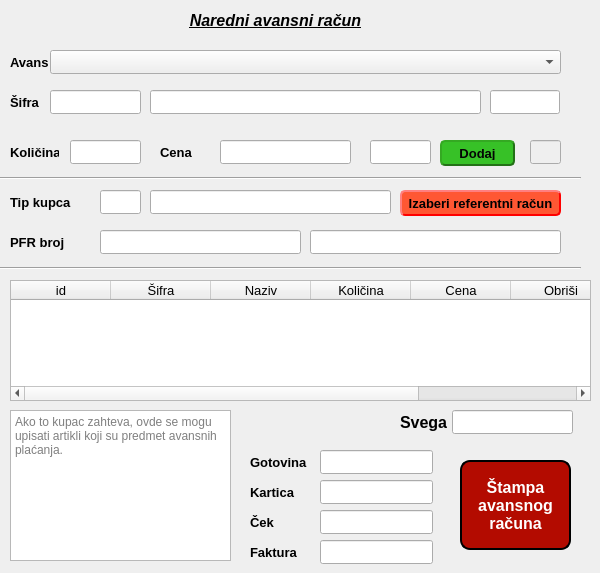
    <widget class="QWidget" name="naredniRN">
     <widget class="QLabel" name="label_3">
      <property name="geometry">
       <rect>
        <x>160</x>
        <y>10</y>
        <width>231</width>
        <height>21</height>
       </rect>
      </property>
      <property name="font">
       <font>
        <pointsize>12</pointsize>
        <italic>true</italic>
        <bold>true</bold>
        <underline>true</underline>
       </font>
      </property>
      <property name="text">
       <string>Naredni avansni račun</string>
      </property>
      <property name="alignment">
       <set>Qt::AlignCenter</set>
      </property>
     </widget>
     <widget class="QLineEdit" name="stopaEdit_2">
      <property name="geometry">
       <rect>
        <x>370</x>
        <y>140</y>
        <width>61</width>
        <height>24</height>
       </rect>
      </property>
      <property name="font">
       <font>
        <pointsize>10</pointsize>
       </font>
      </property>
      <property name="readOnly">
       <bool>true</bool>
      </property>
     </widget>
     <widget class="QLabel" name="label_16">
      <property name="geometry">
       <rect>
        <x>10</x>
        <y>50</y>
        <width>41</width>
        <height>24</height>
       </rect>
      </property>
      <property name="font">
       <font>
        <pointsize>10</pointsize>
        <bold>true</bold>
       </font>
      </property>
      <property name="text">
       <string>Avans</string>
      </property>
     </widget>
     <widget class="QLineEdit" name="sifraEdit_2">
      <property name="geometry">
       <rect>
        <x>50</x>
        <y>90</y>
        <width>91</width>
        <height>24</height>
       </rect>
      </property>
      <property name="font">
       <font>
        <pointsize>10</pointsize>
       </font>
      </property>
      <property name="readOnly">
       <bool>true</bool>
      </property>
     </widget>
     <widget class="QLabel" name="label_17">
      <property name="geometry">
       <rect>
        <x>10</x>
        <y>90</y>
        <width>41</width>
        <height>24</height>
       </rect>
      </property>
      <property name="font">
       <font>
        <pointsize>10</pointsize>
        <bold>true</bold>
       </font>
      </property>
      <property name="text">
       <string>Šifra</string>
      </property>
     </widget>
     <widget class="QLineEdit" name="slovoEdit_2">
      <property name="enabled">
       <bool>false</bool>
      </property>
      <property name="geometry">
       <rect>
        <x>530</x>
        <y>140</y>
        <width>31</width>
        <height>24</height>
       </rect>
      </property>
      <property name="font">
       <font>
        <pointsize>10</pointsize>
       </font>
      </property>
      <property name="readOnly">
       <bool>true</bool>
      </property>
     </widget>
     <widget class="QLabel" name="label_18">
      <property name="geometry">
       <rect>
        <x>160</x>
        <y>140</y>
        <width>49</width>
        <height>24</height>
       </rect>
      </property>
      <property name="font">
       <font>
        <pointsize>10</pointsize>
        <bold>true</bold>
       </font>
      </property>
      <property name="text">
       <string>Cena</string>
      </property>
     </widget>
     <widget class="QLineEdit" name="nazivEdit_2">
      <property name="geometry">
       <rect>
        <x>150</x>
        <y>90</y>
        <width>331</width>
        <height>24</height>
       </rect>
      </property>
      <property name="font">
       <font>
        <pointsize>10</pointsize>
       </font>
      </property>
      <property name="readOnly">
       <bool>true</bool>
      </property>
     </widget>
     <widget class="QLabel" name="label_19">
      <property name="geometry">
       <rect>
        <x>10</x>
        <y>140</y>
        <width>49</width>
        <height>24</height>
       </rect>
      </property>
      <property name="font">
       <font>
        <pointsize>10</pointsize>
        <bold>true</bold>
       </font>
      </property>
      <property name="text">
       <string>Količina</string>
      </property>
     </widget>
     <widget class="QComboBox" name="comboAvans_2">
      <property name="geometry">
       <rect>
        <x>50</x>
        <y>50</y>
        <width>511</width>
        <height>24</height>
       </rect>
      </property>
      <property name="font">
       <font>
        <pointsize>10</pointsize>
        <bold>true</bold>
       </font>
      </property>
      <property name="styleSheet">
       <string notr="true"/>
      </property>
      <property name="placeholderText">
       <string>Izaberite vrstu uplaćenog avansa</string>
      </property>
      <item>
       <property name="text">
        <string/>
       </property>
      </item>
      <item>
       <property name="text">
        <string>10:avans  Iznos avansa po PDV stopi od 20%</string>
       </property>
      </item>
      <item>
       <property name="text">
        <string>11:avans  Iznos avansa po PDV stopi od 10% </string>
       </property>
      </item>
      <item>
       <property name="text">
        <string>12:avans  Iznos avansa za promet oslobođen PDV</string>
       </property>
      </item>
      <item>
       <property name="text">
        <string>13:avans  Iznos avansa za obveznike koji nisu u sistemu PDV-a</string>
       </property>
      </item>
     </widget>
     <widget class="Line" name="line_3">
      <property name="geometry">
       <rect>
        <x>0</x>
        <y>170</y>
        <width>581</width>
        <height>16</height>
       </rect>
      </property>
      <property name="orientation">
       <enum>Qt::Horizontal</enum>
      </property>
     </widget>
     <widget class="QLineEdit" name="jmEdit_2">
      <property name="geometry">
       <rect>
        <x>490</x>
        <y>90</y>
        <width>70</width>
        <height>24</height>
       </rect>
      </property>
      <property name="font">
       <font>
        <pointsize>10</pointsize>
       </font>
      </property>
      <property name="readOnly">
       <bool>true</bool>
      </property>
     </widget>
     <widget class="QLineEdit" name="kolicinaEdit_2">
      <property name="geometry">
       <rect>
        <x>70</x>
        <y>140</y>
        <width>71</width>
        <height>24</height>
       </rect>
      </property>
      <property name="font">
       <font>
        <pointsize>10</pointsize>
       </font>
      </property>
      <property name="readOnly">
       <bool>true</bool>
      </property>
     </widget>
     <widget class="QPushButton" name="dodajBtn_2">
      <property name="geometry">
       <rect>
        <x>440</x>
        <y>140</y>
        <width>75</width>
        <height>26</height>
       </rect>
      </property>
      <property name="font">
       <font>
        <pointsize>10</pointsize>
        <bold>true</bold>
       </font>
      </property>
      <property name="styleSheet">
       <string notr="true">QPushButton#dodajBtn_2 {
	background-color: #37c127;
	color: rgb(4, 4, 4);
    border-style:outset;
	border-width:2px;
	border-radius:5px;
	border-color:#237117;
	padding:4px;
}
QPushButton#dodajBtn_2:hover {
    background-color: #45e72f; 
}
QPushButton#dodajBtn_2:pressed {
    background-color:#319e20; 
}</string>
      </property>
      <property name="text">
       <string>Dodaj</string>
      </property>
     </widget>
     <widget class="QLineEdit" name="cenaEdit_2">
      <property name="geometry">
       <rect>
        <x>220</x>
        <y>140</y>
        <width>131</width>
        <height>24</height>
       </rect>
      </property>
      <property name="font">
       <font>
        <pointsize>10</pointsize>
       </font>
      </property>
     </widget>
     <widget class="QLabel" name="label_20">
      <property name="geometry">
       <rect>
        <x>10</x>
        <y>190</y>
        <width>81</width>
        <height>24</height>
       </rect>
      </property>
      <property name="font">
       <font>
        <pointsize>10</pointsize>
        <bold>true</bold>
       </font>
      </property>
      <property name="text">
       <string>Tip kupca</string>
      </property>
     </widget>
     <widget class="QLineEdit" name="tipEdit_2">
      <property name="geometry">
       <rect>
        <x>100</x>
        <y>190</y>
        <width>41</width>
        <height>24</height>
       </rect>
      </property>
      <property name="font">
       <font>
        <pointsize>10</pointsize>
        <bold>true</bold>
       </font>
      </property>
      <property name="readOnly">
       <bool>true</bool>
      </property>
     </widget>
     <widget class="QLineEdit" name="oznakaEdit_2">
      <property name="geometry">
       <rect>
        <x>150</x>
        <y>190</y>
        <width>241</width>
        <height>24</height>
       </rect>
      </property>
      <property name="font">
       <font>
        <pointsize>10</pointsize>
        <bold>true</bold>
       </font>
      </property>
      <property name="readOnly">
       <bool>true</bool>
      </property>
     </widget>
     <widget class="QLabel" name="label_21">
      <property name="geometry">
       <rect>
        <x>10</x>
        <y>230</y>
        <width>81</width>
        <height>24</height>
       </rect>
      </property>
      <property name="font">
       <font>
        <pointsize>10</pointsize>
        <bold>true</bold>
       </font>
      </property>
      <property name="text">
       <string>PFR broj</string>
      </property>
     </widget>
     <widget class="QLineEdit" name="brrapuEdit">
      <property name="geometry">
       <rect>
        <x>100</x>
        <y>230</y>
        <width>201</width>
        <height>24</height>
       </rect>
      </property>
      <property name="font">
       <font>
        <pointsize>10</pointsize>
        <bold>true</bold>
       </font>
      </property>
      <property name="readOnly">
       <bool>true</bool>
      </property>
     </widget>
     <widget class="QLineEdit" name="vremeTranEdit">
      <property name="geometry">
       <rect>
        <x>310</x>
        <y>230</y>
        <width>251</width>
        <height>24</height>
       </rect>
      </property>
      <property name="font">
       <font>
        <pointsize>10</pointsize>
        <bold>true</bold>
       </font>
      </property>
      <property name="readOnly">
       <bool>true</bool>
      </property>
     </widget>
     <widget class="Line" name="line_4">
      <property name="geometry">
       <rect>
        <x>0</x>
        <y>260</y>
        <width>581</width>
        <height>16</height>
       </rect>
      </property>
      <property name="orientation">
       <enum>Qt::Horizontal</enum>
      </property>
     </widget>
     <widget class="QTableWidget" name="stavkeTable_2">
      <property name="enabled">
       <bool>true</bool>
      </property>
      <property name="geometry">
       <rect>
        <x>10</x>
        <y>280</y>
        <width>581</width>
        <height>121</height>
       </rect>
      </property>
      <property name="font">
       <font>
        <pointsize>10</pointsize>
       </font>
      </property>
      <property name="editTriggers">
       <set>QAbstractItemView::NoEditTriggers</set>
      </property>
      <column>
       <property name="text">
        <string>id</string>
       </property>
       <property name="background">
        <color>
         <red>185</red>
         <green>203</green>
         <blue>204</blue>
        </color>
       </property>
      </column>
      <column>
       <property name="text">
        <string>Šifra</string>
       </property>
       <property name="background">
        <color>
         <red>185</red>
         <green>203</green>
         <blue>204</blue>
        </color>
       </property>
      </column>
      <column>
       <property name="text">
        <string>Naziv</string>
       </property>
       <property name="background">
        <color>
         <red>185</red>
         <green>203</green>
         <blue>204</blue>
        </color>
       </property>
      </column>
      <column>
       <property name="text">
        <string>Količina</string>
       </property>
       <property name="background">
        <color>
         <red>185</red>
         <green>203</green>
         <blue>204</blue>
        </color>
       </property>
      </column>
      <column>
       <property name="text">
        <string>Cena</string>
       </property>
       <property name="background">
        <color>
         <red>185</red>
         <green>203</green>
         <blue>204</blue>
        </color>
       </property>
      </column>
      <column>
       <property name="text">
        <string>Obriši</string>
       </property>
       <property name="background">
        <color>
         <red>185</red>
         <green>203</green>
         <blue>204</blue>
        </color>
       </property>
      </column>
      <column>
       <property name="text">
        <string>Slovo</string>
       </property>
       <property name="font">
        <font>
         <pointsize>10</pointsize>
        </font>
       </property>
       <property name="background">
        <color>
         <red>185</red>
         <green>203</green>
         <blue>204</blue>
        </color>
       </property>
      </column>
     </widget>
     <widget class="QTextEdit" name="dodatniEdit_2">
      <property name="geometry">
       <rect>
        <x>10</x>
        <y>410</y>
        <width>221</width>
        <height>151</height>
       </rect>
      </property>
      <property name="placeholderText">
       <string>Ako to kupac zahteva, ovde se mogu upisati artikli koji su predmet avansnih plaćanja.</string>
      </property>
     </widget>
     <widget class="QLineEdit" name="totalEdit_2">
      <property name="geometry">
       <rect>
        <x>452</x>
        <y>410</y>
        <width>121</width>
        <height>24</height>
       </rect>
      </property>
      <property name="font">
       <font>
        <pointsize>12</pointsize>
        <bold>true</bold>
       </font>
      </property>
      <property name="readOnly">
       <bool>true</bool>
      </property>
     </widget>
     <widget class="QLabel" name="label_22">
      <property name="geometry">
       <rect>
        <x>400</x>
        <y>410</y>
        <width>51</width>
        <height>24</height>
       </rect>
      </property>
      <property name="font">
       <font>
        <pointsize>12</pointsize>
        <bold>true</bold>
       </font>
      </property>
      <property name="text">
       <string>Svega</string>
      </property>
     </widget>
     <widget class="QLabel" name="label_23">
      <property name="geometry">
       <rect>
        <x>250</x>
        <y>450</y>
        <width>71</width>
        <height>24</height>
       </rect>
      </property>
      <property name="font">
       <font>
        <pointsize>10</pointsize>
        <bold>true</bold>
       </font>
      </property>
      <property name="text">
       <string>Gotovina</string>
      </property>
     </widget>
     <widget class="QLineEdit" name="gotovinaEdit_2">
      <property name="geometry">
       <rect>
        <x>320</x>
        <y>450</y>
        <width>113</width>
        <height>24</height>
       </rect>
      </property>
     </widget>
     <widget class="QLineEdit" name="karticaEdit_2">
      <property name="geometry">
       <rect>
        <x>320</x>
        <y>480</y>
        <width>113</width>
        <height>24</height>
       </rect>
      </property>
     </widget>
     <widget class="QLabel" name="label_24">
      <property name="geometry">
       <rect>
        <x>250</x>
        <y>480</y>
        <width>71</width>
        <height>24</height>
       </rect>
      </property>
      <property name="font">
       <font>
        <pointsize>10</pointsize>
        <bold>true</bold>
       </font>
      </property>
      <property name="text">
       <string>Kartica</string>
      </property>
     </widget>
     <widget class="QLineEdit" name="cekEdit_2">
      <property name="geometry">
       <rect>
        <x>320</x>
        <y>510</y>
        <width>113</width>
        <height>24</height>
       </rect>
      </property>
     </widget>
     <widget class="QLabel" name="label_25">
      <property name="geometry">
       <rect>
        <x>250</x>
        <y>510</y>
        <width>71</width>
        <height>24</height>
       </rect>
      </property>
      <property name="font">
       <font>
        <pointsize>10</pointsize>
        <bold>true</bold>
       </font>
      </property>
      <property name="text">
       <string>Ček</string>
      </property>
     </widget>
     <widget class="QLineEdit" name="racunEdit_2">
      <property name="geometry">
       <rect>
        <x>320</x>
        <y>540</y>
        <width>113</width>
        <height>24</height>
       </rect>
      </property>
     </widget>
     <widget class="QLabel" name="label_26">
      <property name="geometry">
       <rect>
        <x>250</x>
        <y>540</y>
        <width>71</width>
        <height>24</height>
       </rect>
      </property>
      <property name="font">
       <font>
        <pointsize>10</pointsize>
        <bold>true</bold>
       </font>
      </property>
      <property name="text">
       <string>Faktura</string>
      </property>
     </widget>
     <widget class="QPushButton" name="btnStampa_2">
      <property name="geometry">
       <rect>
        <x>460</x>
        <y>460</y>
        <width>111</width>
        <height>90</height>
       </rect>
      </property>
      <property name="font">
       <font>
        <pointsize>12</pointsize>
        <bold>true</bold>
       </font>
      </property>
      <property name="statusTip">
       <string>Kada su svi potrebni parametri za štampu fiskalnog računa ispunjeni na ovo dugme štampate fiskalni račun za kupca. Štampa je moguća samo ako je zbir svih vrsta plaćanja jednak ili veći ukupnom iznosu računa.</string>
      </property>
      <property name="styleSheet">
       <string notr="true">QPushButton#btnStampa_2 {
	background-color: #b30b00;
	color: rgb(255, 255, 255);
    border-style:outset;
	border-width:2px;
	border-radius:10px;
	border-color:black;
	padding:10px;
}
QPushButton#btnStampa_2:hover {
    background-color: #e60c00; 
}
QPushButton#btnStampa_2:pressed {
    background-color:#ab0900; 
}</string>
      </property>
      <property name="text">
       <string>Štampa
avansnog
računa</string>
      </property>
      <property name="iconSize">
       <size>
        <width>48</width>
        <height>48</height>
       </size>
      </property>
      <property name="shortcut">
       <string>F9</string>
      </property>
     </widget>
     <widget class="QPushButton" name="izaberiRnBtn">
      <property name="geometry">
       <rect>
        <x>400</x>
        <y>190</y>
        <width>161</width>
        <height>26</height>
       </rect>
      </property>
      <property name="font">
       <font>
        <pointsize>10</pointsize>
        <bold>true</bold>
       </font>
      </property>
      <property name="styleSheet">
       <string notr="true">QPushButton#izaberiRnBtn{
	background-color: #FF5733;
	color: black;
	border-style: outset;
	border-width: 2px;
	border-radius: 5px;
	border-color: red;
	padding: 4px;
}
QPushButton#izaberiRnBtn:hover {
    background-color: #ff8037; 
}
QPushButton#izaberiRnBtn:pressed {
    background-color:#ff2205; 
}</string>
      </property>
      <property name="text">
       <string>Izaberi referentni račun</string>
      </property>
     </widget>
    </widget>
